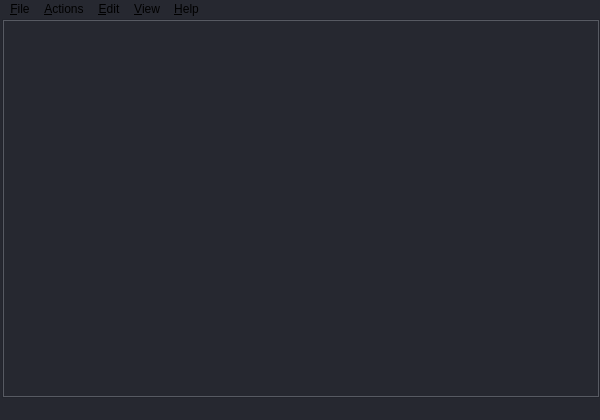
<?xml version="1.0" encoding="UTF-8"?>
<ui version="4.0">
 <class>mainWindow</class>
 <widget class="QMainWindow" name="mainWindow">
  <property name="geometry">
   <rect>
    <x>0</x>
    <y>0</y>
    <width>600</width>
    <height>420</height>
   </rect>
  </property>
  <property name="windowTitle">
   <string>MainWindow</string>
  </property>
  <property name="autoFillBackground">
   <bool>false</bool>
  </property>
  <property name="styleSheet">
   <string notr="true">QWidget
{
	border:0px;
	background-color: rgb(38, 40, 48);
}</string>
  </property>
  <widget class="QWidget" name="centralwidget">
   <property name="styleSheet">
    <string notr="true">QTabBar::tab 
{
    background-color: rgb(38, 40, 48);
    border: 1px ;
    border-left-color: qlineargradient(x1: 0, y1: 0, x2: 0, y2: 1,
                                stop: 0 #3d3f4a, stop: 0.4 #343742, stop: 1.0 #313440);
    border-bottom-color: #313440; /* same as the pane color */
    border-top-left-radius: 3px;
    border-top-right-radius: 3px;
    min-width: 8ex;
    padding: 2px;
	color: rgb(211, 214, 222);
	height: 28px;
}

QScrollBar:up-arrow:vertical, QScrollBar::down-arrow:vertical {
    border: 2px solid grey;
    width: 3px;
    height: 3px;
    background: white;
}

 QScrollBar::handle:vertical {
     background: white;
     min-height: 20px;
 }

QTabBar
{
   background-color: rgb(38, 40, 48);
}

QWidget
{
	background-color: rgb(38, 40, 48);
}

QTabWidget QWidget
{
	color: rgb(255, 0, 4);
	background-color: rgb(48, 51, 61);
    border: 0px solid #000000;
}



QTabWidget::tab-bar QWidget{
    left: 5px; /* move to the right by 5px */
    background-color: rgb(38, 40, 48);
}

QTabWidget::pane QWidget{ /* The tab widget frame */
    border-top: 0px solid #C2C7CB;
    background-color: rgb(38, 40, 48);
}

QTabBar::tab:selected, QTabBar::tab:hover 
{
    border:1px solid #1b1c21;
    border-left: 2px  solid #5666f5;
    border-bottom: 0px  solid #313440;

    background: qlineargradient(x1: 0, y1: 0, x2: 0, y2: 1,
                                stop: 0 #3d3f4a, stop: 0.4 #343742,
                                stop: 0.5 #313440, stop: 1.0 #313440);
}</string>
   </property>
   <layout class="QGridLayout">
    <property name="leftMargin">
     <number>2</number>
    </property>
    <property name="topMargin">
     <number>0</number>
    </property>
    <property name="rightMargin">
     <number>0</number>
    </property>
    <property name="bottomMargin">
     <number>0</number>
    </property>
    <item row="0" column="0">
     <widget class="TabWidget" name="consoleTabulator">
      <property name="minimumSize">
       <size>
        <width>320</width>
        <height>200</height>
       </size>
      </property>
      <property name="styleSheet">
       <string notr="true">QTabWidget{
    
	color: rgb(255, 0, 4);
	background-color: rgb(48, 51, 61);
    border: 1px solid #C4C4C3;
}

QTabBar::tab {
    background: qlineargradient(x1: 0, y1: 0, x2: 0, y2: 1,
                                stop: 0 #E1E1E1, stop: 0.4 #DDDDDD,
                                stop: 0.5 #D8D8D8, stop: 1.0 #D3D3D3);
    border: 2px solid #C4C4C3;
    border-bottom-color: #C2C7CB; /* same as the pane color */
    border-top-left-radius: 4px;
    border-top-right-radius: 4px;
    min-width: 8ex;
    padding: 2px;
}

QTabBar::tab:selected, QTabBar::tab:hover {
    background: qlineargradient(x1: 0, y1: 0, x2: 0, y2: 1,
                                stop: 0 #fafafa, stop: 0.4 #f4f4f4,
                                stop: 0.5 #e7e7e7, stop: 1.0 #fafafa);
}</string>
      </property>
      <property name="tabPosition">
       <enum>QTabWidget::South</enum>
      </property>
      <property name="tabShape">
       <enum>QTabWidget::Rounded</enum>
      </property>
      <property name="currentIndex">
       <number>-1</number>
      </property>
      <property name="elideMode">
       <enum>Qt::ElideNone</enum>
      </property>
     </widget>
    </item>
   </layout>
  </widget>
  <widget class="QMenuBar" name="m_menuBar">
   <property name="geometry">
    <rect>
     <x>0</x>
     <y>0</y>
     <width>600</width>
     <height>19</height>
    </rect>
   </property>
   <property name="autoFillBackground">
    <bool>false</bool>
   </property>
   <widget class="QMenu" name="menu_File">
    <property name="title">
     <string>&amp;File</string>
    </property>
    <property name="Title" stdset="0">
     <string/>
    </property>
   </widget>
   <widget class="QMenu" name="menu_Actions">
    <property name="title">
     <string>&amp;Actions</string>
    </property>
   </widget>
   <widget class="QMenu" name="menu_Help">
    <property name="title">
     <string>&amp;Help</string>
    </property>
    <addaction name="actAbout"/>
    <addaction name="actAboutQt"/>
   </widget>
   <widget class="QMenu" name="menu_Window">
    <property name="title">
     <string>&amp;View</string>
    </property>
   </widget>
   <widget class="QMenu" name="menu_Edit">
    <property name="title">
     <string>&amp;Edit</string>
    </property>
   </widget>
   <addaction name="menu_File"/>
   <addaction name="menu_Actions"/>
   <addaction name="menu_Edit"/>
   <addaction name="menu_Window"/>
   <addaction name="menu_Help"/>
  </widget>
  <widget class="QStatusBar" name="m_statusBar">
   <property name="autoFillBackground">
    <bool>false</bool>
   </property>
   <property name="styleSheet">
    <string notr="true">QStatusBar {
background-color: rgb(38, 40, 48);
	color: rgb(157, 161, 179);
}</string>
   </property>
  </widget>
  <action name="actAbout">
   <property name="icon">
    <iconset theme="help-about">
     <normaloff>.</normaloff>.</iconset>
   </property>
   <property name="text">
    <string>&amp;About...</string>
   </property>
  </action>
  <action name="actAboutQt">
   <property name="text">
    <string>About &amp;Qt...</string>
   </property>
  </action>
  <action name="actProperties">
   <property name="text">
    <string>&amp;Preferences...</string>
   </property>
  </action>
  <action name="actQuit">
   <property name="icon">
    <iconset theme="application-exit">
     <normaloff>.</normaloff>.</iconset>
   </property>
   <property name="text">
    <string>&amp;Quit</string>
   </property>
  </action>
 </widget>
 <customwidgets>
  <customwidget>
   <class>TabWidget</class>
   <extends>QTabWidget</extends>
   <header>tabwidget.h</header>
   <container>1</container>
  </customwidget>
 </customwidgets>
 <resources/>
 <connections/>
</ui>
